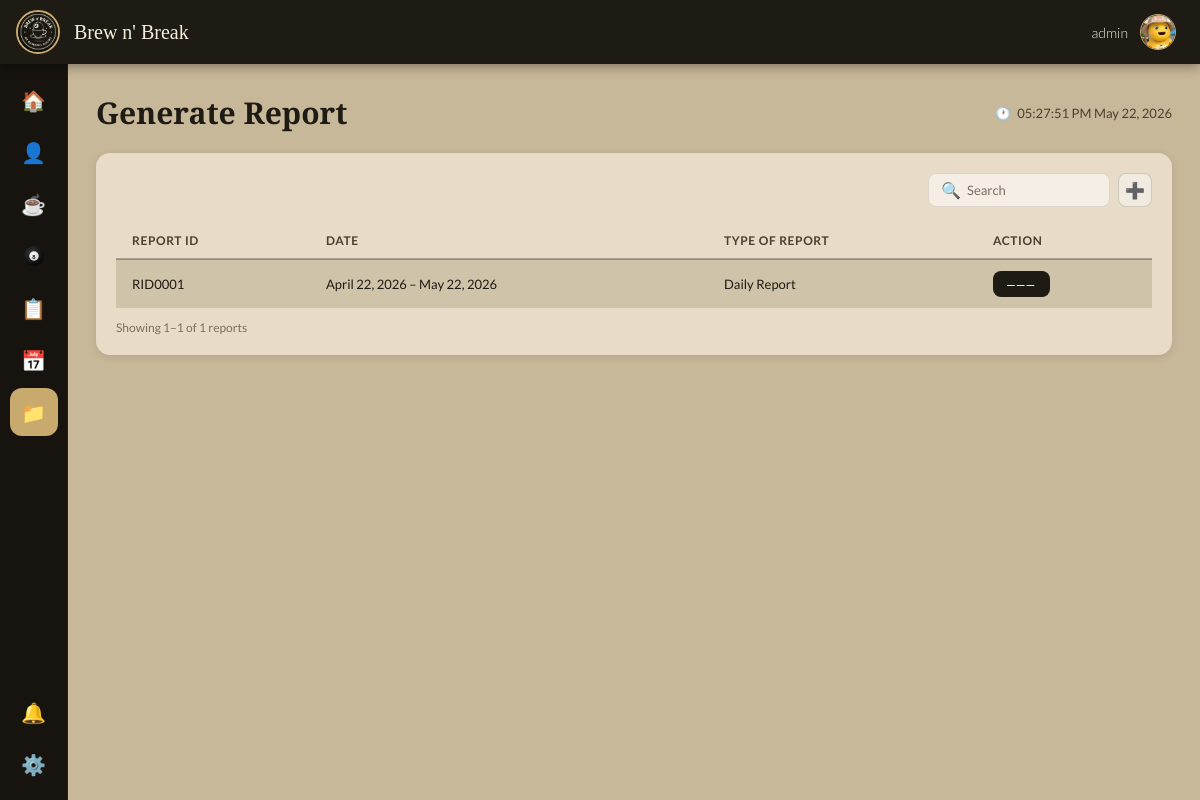
/brew-n-break-pos/reports.php (signed in), run on an earlier commit of the app's database.
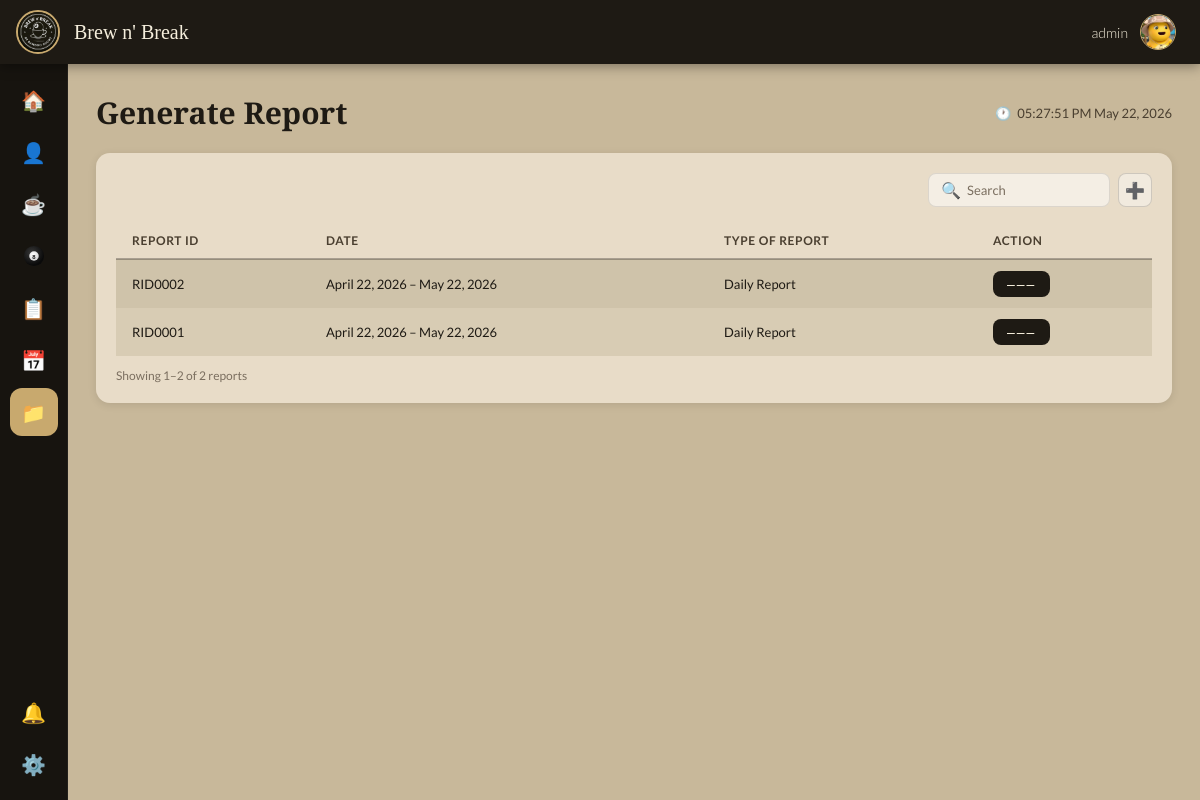
And on a later commit of the database.
### tables this page shows
CREATE TABLE `reports` (
  `id` int(10) UNSIGNED NOT NULL,
  `report_code` varchar(30) NOT NULL,
  `type` varchar(60) NOT NULL,
  `date_from` date NOT NULL,
  `date_to` date NOT NULL,
  `created_at` timestamp NOT NULL DEFAULT current_timestamp()
);

### brew-n-break-pos/reports.php (the view, shortened to what this page needs)
<?php
$reports  = [];
$username = $_SESSION['username'] ?? 'Admin';
$userRole = ucfirst(strtolower($_SESSION['role'] ?? 'admin'));
try {
    $conn = new mysqli(DB_HOST, DB_USER, DB_PASS, DB_NAME);
    if (!$conn->connect_error) {
        $r = $conn->query("SELECT * FROM reports ORDER BY created_at DESC");
        if ($r) while ($row = $r->fetch_assoc()) $reports[] = $row;
    }
} catch (Throwable $e) {}
?>
<!DOCTYPE html>
<html lang="en">
<head>
</head>
<body>
<nav class="topnav">
  <div class="topnav-left">
    <div class="logo-circle" style="overflow:hidden;padding:0;"><img src="../img/logo.png" style="width:100%;height:100%;object-fit:cover;display:block;border-radius:50%;"/></div>
    <span class="brand">Brew n' Break</span>
  </div>
  <div class="topnav-right">
    <span class="user-label"><?= htmlspecialchars($username) ?></span>
    <div style="position:relative;">
      <div class="user-avatar" style="overflow:hidden;padding:0;cursor:pointer;" onclick="toggleAvatarMenu(event)"><?php $up=$_SESSION['photo']??'';if($up):?><img src="<?=htmlspecialchars($up)?>" style="width:100%;height:100%;object-fit:cover;border-radius:50%;display:block;" alt=""/><?php else:?><span style="font-size:18px">👤</span><?php endif;?></div>
    </div>
  </div>
</nav>
<div class="layout">
  <aside class="sidebar">
    <a class="nav-item" href="dashboard.php"><span>🏠</span><span class="tip">Dashboard</span></a>
    <?php if ($userRole !== 'Staff'): ?><a class="nav-item" href="users.php"><span>👤</span><span class="tip">Users</span></a><?php endif; ?>
    <a class="nav-item" href="menu.php"><span>☕</span><span class="tip">Cafe</span></a>
    <a class="nav-item" href="billiard.php"><svg viewBox="0 0 24 24" width="22" height="22" xmlns="http://www.w3.org/2000/svg"><text x="12" y="15.5" font-size="6.5" text-anchor="middle" fill="#111" font-family="Arial,sans-serif" font-weight="900">8</text></svg></a>
    <a class="nav-item" href="transactions.php"><span>📋</span><span class="tip">Transactions</span></a>
    <a class="nav-item" href="bookings.php"><span>📅</span><span class="tip">Bookings</span></a>
    <?php if ($userRole !== 'Staff'): ?><a class="nav-item active" href="reports.php"><span>📁</span><span class="tip">Reports</span></a><?php endif; ?>
    <a class="nav-item" href="notifications.php" id="bellNavItem"><span>🔔</span><span id="bellBadge"></span><span class="tip">Notifications</span></a>
    <a class="nav-item" href="settings.php"><span>⚙️</span><span class="tip">Settings</span></a>
  </aside>
  <main class="main">
    <div class="page-header">
      <h1 class="page-title">Generate Report</h1>
      <div class="page-time">🕐 <span id="liveClock"></span></div>
    </div>
    <div class="card" id="tableCard">
      <div class="toolbar" style="justify-content:flex-end;">
        <div class="toolbar-right">
          <div class="search-wrap">
            <span>🔍</span>
            <input type="text" id="searchInput" placeholder="Search" oninput="applySearch()"/>
          </div>
          <button class="icon-btn" title="Generate Report" onclick="openGenModal()">➕</button>
        </div>
      </div>
      <div class="tbl-wrap">
        <table>
          <thead>
            <tr>
              <th>Report ID</th>
              <th>Date</th>
              <th>Type of Report</th>
              <th>Action</th>
            </tr>
          </thead>
          <tbody id="tableBody">
            <?php foreach ($reports as $rep):
              $dateRange = date('F d, Y', strtotime($rep['date_from'])).' – '.date('F d, Y', strtotime($rep['date_to']));
            ?>
            <tr data-search="<?= strtolower(htmlspecialchars($rep['report_code'].' '.$rep['type'])) ?>"
                data-id="<?= $rep['id'] ?>"
                data-code="<?= htmlspecialchars($rep['report_code']) ?>"
                data-from="<?= htmlspecialchars($rep['date_from']) ?>"
                data-to="<?= htmlspecialchars($rep['date_to']) ?>"
                data-type="<?= htmlspecialchars($rep['type']) ?>"
                data-created="<?= htmlspecialchars($rep['created_at']) ?>">
              <td><?= htmlspecialchars($rep['report_code']) ?></td>
              <td><?= $dateRange ?></td>
              <td><?= htmlspecialchars($rep['type']) ?></td>
              <td>
                <div class="action-wrap" id="wrap-<?= $rep['id'] ?>">
                  <button class="action-btn" onclick="toggleDD(<?= $rep['id'] ?>, this)">–––</button>
                </div>
              </td>
            </tr>
            <?php endforeach; ?>
          </tbody>
        </table>
      </div>
      <div style="display:flex;align-items:center;justify-content:space-between;margin-top:12px;flex-wrap:wrap;gap:10px;flex-shrink:0;">
        <div id="pageInfo" style="font-size:12px;color:var(--muted);"></div>
      </div>
    </div>
  </main>
</div>
</body>
</html>

What changed in the data, as far as the page shows it:
added reports: report_code "RID0002", dateRange "April 22, 2026 – May 22, 2026", type "Daily Report"
Also different on the page:
text written by a page script: "Showing 1–1 of 1 reports" → "Showing 1–2 of 2 reports"
